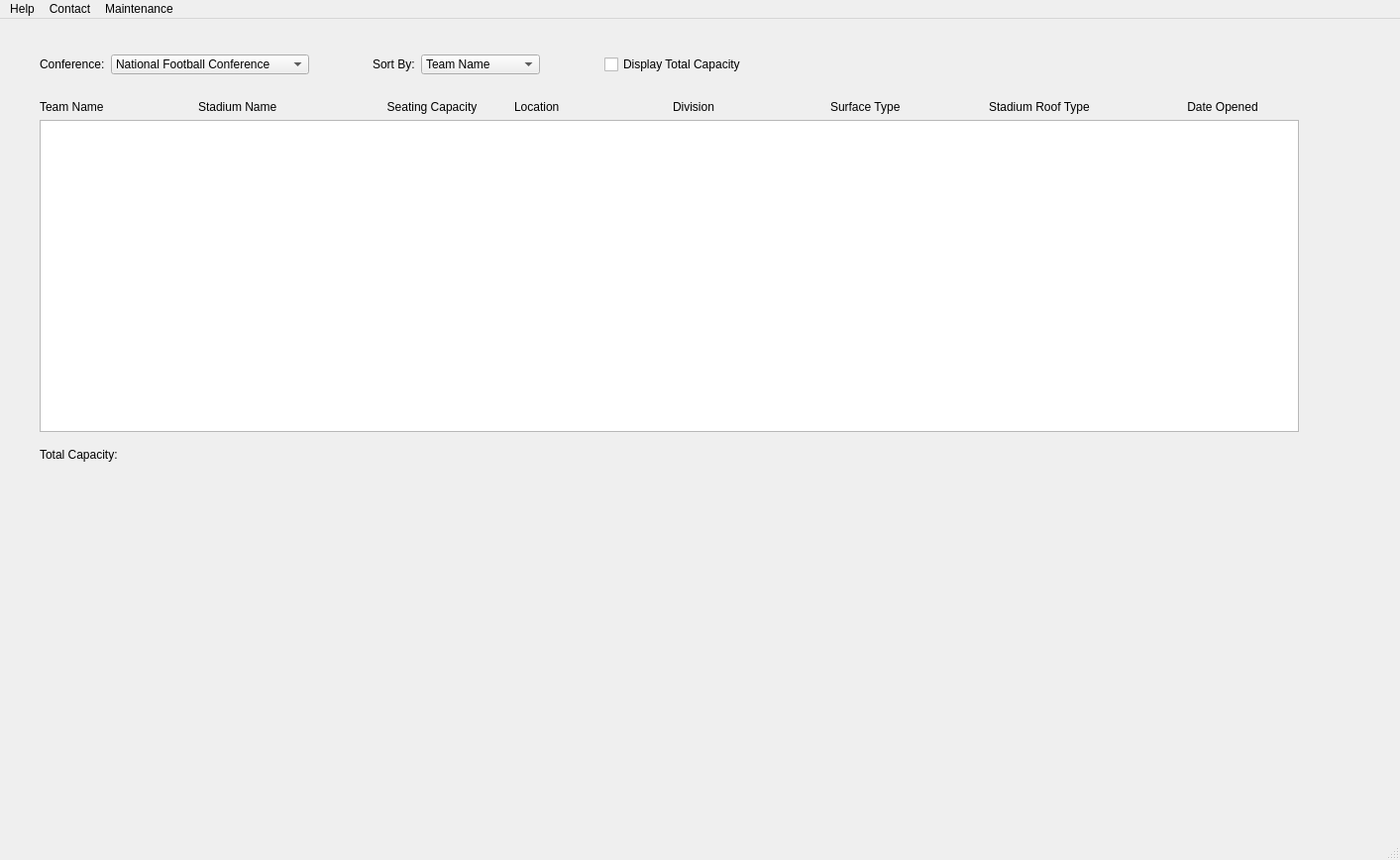
<?xml version="1.0" encoding="UTF-8"?>
<ui version="4.0">
 <class>MainWindow</class>
 <widget class="QMainWindow" name="MainWindow">
  <property name="geometry">
   <rect>
    <x>0</x>
    <y>0</y>
    <width>1413</width>
    <height>868</height>
   </rect>
  </property>
  <property name="minimumSize">
   <size>
    <width>1350</width>
    <height>500</height>
   </size>
  </property>
  <property name="windowTitle">
   <string>NFL Database</string>
  </property>
  <widget class="QWidget" name="centralwidget">
   <widget class="QWidget" name="">
    <property name="geometry">
     <rect>
      <x>40</x>
      <y>36</y>
      <width>1271</width>
      <height>411</height>
     </rect>
    </property>
    <layout class="QVBoxLayout" name="verticalLayout">
     <item>
      <layout class="QHBoxLayout" name="horizontalLayout">
       <item>
        <widget class="QLabel" name="label">
         <property name="text">
          <string>Conference:</string>
         </property>
         <property name="margin">
          <number>0</number>
         </property>
        </widget>
       </item>
       <item>
        <spacer name="horizontalSpacer">
         <property name="orientation">
          <enum>Qt::Horizontal</enum>
         </property>
         <property name="sizeType">
          <enum>QSizePolicy::Maximum</enum>
         </property>
         <property name="sizeHint" stdset="0">
          <size>
           <width>20</width>
           <height>20</height>
          </size>
         </property>
        </spacer>
       </item>
       <item>
        <widget class="QComboBox" name="comboBox">
         <property name="minimumSize">
          <size>
           <width>200</width>
           <height>20</height>
          </size>
         </property>
         <item>
          <property name="text">
           <string>National Football Conference</string>
          </property>
         </item>
         <item>
          <property name="text">
           <string>American Football Conference</string>
          </property>
         </item>
        </widget>
       </item>
       <item>
        <spacer name="horizontalSpacer_3">
         <property name="orientation">
          <enum>Qt::Horizontal</enum>
         </property>
         <property name="sizeType">
          <enum>QSizePolicy::Maximum</enum>
         </property>
         <property name="sizeHint" stdset="0">
          <size>
           <width>300</width>
           <height>20</height>
          </size>
         </property>
        </spacer>
       </item>
       <item>
        <widget class="QLabel" name="label_2">
         <property name="text">
          <string>Sort By:</string>
         </property>
        </widget>
       </item>
       <item>
        <spacer name="horizontalSpacer_2">
         <property name="orientation">
          <enum>Qt::Horizontal</enum>
         </property>
         <property name="sizeType">
          <enum>QSizePolicy::Maximum</enum>
         </property>
         <property name="sizeHint" stdset="0">
          <size>
           <width>20</width>
           <height>20</height>
          </size>
         </property>
        </spacer>
       </item>
       <item>
        <widget class="QComboBox" name="comboBox_2">
         <property name="sizePolicy">
          <sizepolicy hsizetype="Preferred" vsizetype="Fixed">
           <horstretch>0</horstretch>
           <verstretch>0</verstretch>
          </sizepolicy>
         </property>
         <property name="minimumSize">
          <size>
           <width>120</width>
           <height>20</height>
          </size>
         </property>
         <item>
          <property name="text">
           <string>Team Name</string>
          </property>
         </item>
         <item>
          <property name="text">
           <string>Stadium Name</string>
          </property>
         </item>
         <item>
          <property name="text">
           <string>Seating Capacity</string>
          </property>
         </item>
         <item>
          <property name="text">
           <string>Location</string>
          </property>
         </item>
        </widget>
       </item>
       <item>
        <spacer name="horizontalSpacer_4">
         <property name="orientation">
          <enum>Qt::Horizontal</enum>
         </property>
         <property name="sizeType">
          <enum>QSizePolicy::Maximum</enum>
         </property>
         <property name="sizeHint" stdset="0">
          <size>
           <width>300</width>
           <height>20</height>
          </size>
         </property>
        </spacer>
       </item>
       <item>
        <widget class="QCheckBox" name="checkBox">
         <property name="text">
          <string>Display Total Capacity</string>
         </property>
        </widget>
       </item>
       <item>
        <spacer name="horizontalSpacer_5">
         <property name="orientation">
          <enum>Qt::Horizontal</enum>
         </property>
         <property name="sizeType">
          <enum>QSizePolicy::Expanding</enum>
         </property>
         <property name="sizeHint" stdset="0">
          <size>
           <width>800</width>
           <height>20</height>
          </size>
         </property>
        </spacer>
       </item>
      </layout>
     </item>
     <item>
      <spacer name="verticalSpacer">
       <property name="orientation">
        <enum>Qt::Vertical</enum>
       </property>
       <property name="sizeType">
        <enum>QSizePolicy::Fixed</enum>
       </property>
       <property name="sizeHint" stdset="0">
        <size>
         <width>20</width>
         <height>20</height>
        </size>
       </property>
      </spacer>
     </item>
     <item>
      <layout class="QHBoxLayout" name="horizontalLayout_2">
       <item>
        <widget class="QLabel" name="label_3">
         <property name="text">
          <string>Team Name</string>
         </property>
        </widget>
       </item>
       <item>
        <widget class="QLabel" name="label_4">
         <property name="text">
          <string>Stadium Name</string>
         </property>
        </widget>
       </item>
       <item>
        <widget class="QLabel" name="label_5">
         <property name="text">
          <string>Seating Capacity</string>
         </property>
         <property name="alignment">
          <set>Qt::AlignCenter</set>
         </property>
        </widget>
       </item>
       <item>
        <widget class="QLabel" name="label_6">
         <property name="text">
          <string>Location</string>
         </property>
        </widget>
       </item>
       <item>
        <widget class="QLabel" name="label_8">
         <property name="text">
          <string>Division</string>
         </property>
        </widget>
       </item>
       <item>
        <widget class="QLabel" name="label_9">
         <property name="text">
          <string>Surface Type</string>
         </property>
        </widget>
       </item>
       <item>
        <widget class="QLabel" name="label_10">
         <property name="text">
          <string>Stadium Roof Type</string>
         </property>
        </widget>
       </item>
       <item>
        <widget class="QLabel" name="label_11">
         <property name="text">
          <string>Date Opened</string>
         </property>
         <property name="alignment">
          <set>Qt::AlignCenter</set>
         </property>
        </widget>
       </item>
      </layout>
     </item>
     <item>
      <widget class="QTableView" name="tableView">
       <property name="sizePolicy">
        <sizepolicy hsizetype="MinimumExpanding" vsizetype="MinimumExpanding">
         <horstretch>0</horstretch>
         <verstretch>0</verstretch>
        </sizepolicy>
       </property>
       <property name="minimumSize">
        <size>
         <width>400</width>
         <height>200</height>
        </size>
       </property>
      </widget>
     </item>
     <item>
      <spacer name="verticalSpacer_2">
       <property name="orientation">
        <enum>Qt::Vertical</enum>
       </property>
       <property name="sizeType">
        <enum>QSizePolicy::Fixed</enum>
       </property>
       <property name="sizeHint" stdset="0">
        <size>
         <width>20</width>
         <height>10</height>
        </size>
       </property>
      </spacer>
     </item>
     <item>
      <widget class="QLabel" name="label_7">
       <property name="text">
        <string>Total Capacity:</string>
       </property>
      </widget>
     </item>
    </layout>
   </widget>
  </widget>
  <widget class="QMenuBar" name="menubar">
   <property name="geometry">
    <rect>
     <x>0</x>
     <y>0</y>
     <width>1413</width>
     <height>21</height>
    </rect>
   </property>
   <widget class="QMenu" name="menuHelp">
    <property name="title">
     <string>Help</string>
    </property>
    <addaction name="actionHelp"/>
   </widget>
   <widget class="QMenu" name="menuContact_Us">
    <property name="title">
     <string>Contact</string>
    </property>
    <addaction name="actionContact_Us"/>
   </widget>
   <widget class="QMenu" name="menuMaintenance">
    <property name="title">
     <string>Maintenance</string>
    </property>
    <addaction name="actionMaintenance"/>
   </widget>
   <addaction name="menuHelp"/>
   <addaction name="menuContact_Us"/>
   <addaction name="menuMaintenance"/>
  </widget>
  <widget class="QStatusBar" name="statusbar"/>
  <action name="actionHelp">
   <property name="text">
    <string>Help</string>
   </property>
  </action>
  <action name="actionContact_Us">
   <property name="text">
    <string>Contact Us</string>
   </property>
  </action>
  <action name="actionMaintenance">
   <property name="text">
    <string>Maintenance</string>
   </property>
  </action>
 </widget>
 <resources/>
 <connections/>
</ui>
